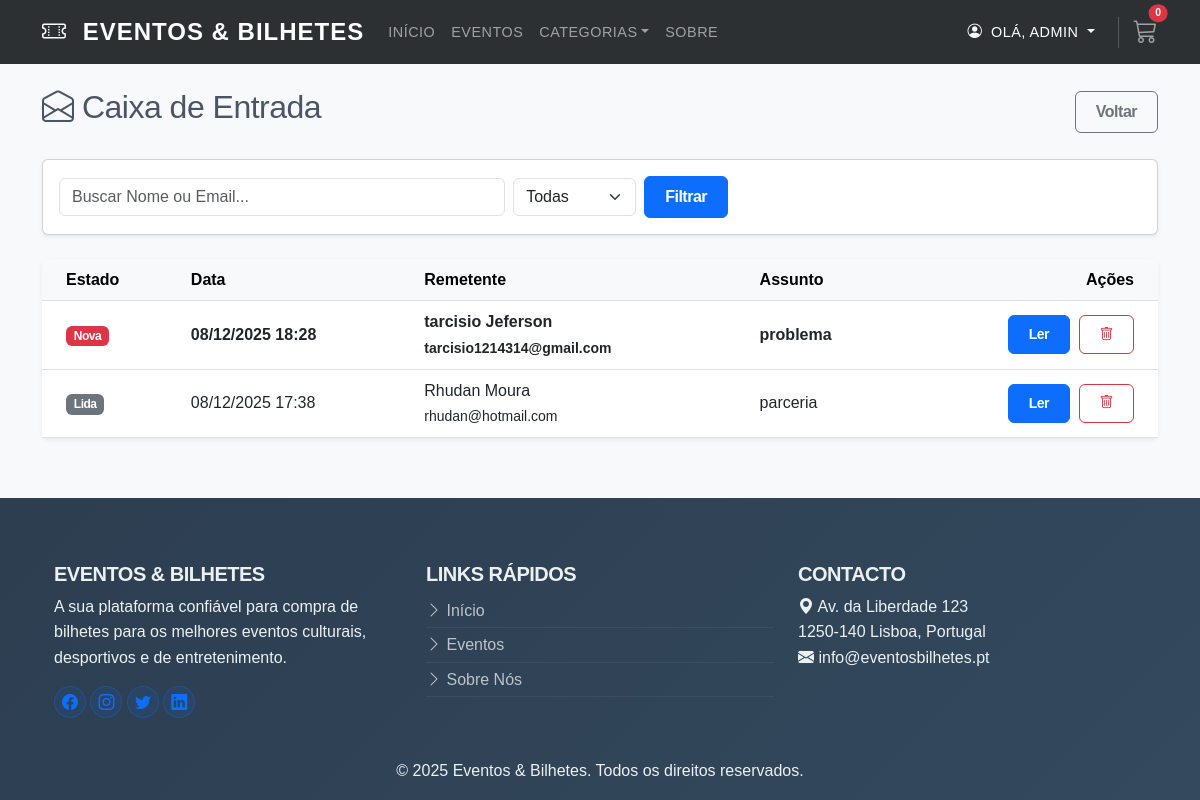
Page /admin/messages.php (signed in) on the committed database.
### tables this page shows
CREATE TABLE `contact_messages` (
  `id` int(11) NOT NULL,
  `name` varchar(255) NOT NULL,
  `email` varchar(255) NOT NULL,
  `phone` varchar(50) DEFAULT NULL,
  `subject` varchar(100) NOT NULL,
  `message` text NOT NULL,
  `is_read` tinyint(1) DEFAULT 0,
  `created_at` datetime DEFAULT current_timestamp()
);

### admin/messages.php (the view, shortened to what this page needs)
<?php
$pdo = getDBConnection();
$filter_status = $_GET['status'] ?? 'all';
$search_query  = trim($_GET['q'] ?? '');
$sql = "SELECT * FROM contact_messages WHERE 1=1";
$params = [];
$sql .= " ORDER BY created_at DESC";
$stmt = $pdo->prepare($sql);
$stmt->execute($params);
$messages = $stmt->fetchAll();
?>
<!DOCTYPE html>
<html lang="pt-br">
<head>
    <link href="https://cdn.jsdelivr.net/npm/bootstrap@5.3.0/dist/css/bootstrap.min.css" rel="stylesheet">
    <link rel="stylesheet" href="https://cdn.jsdelivr.net/npm/bootstrap-icons@1.10.0/font/bootstrap-icons.css">
    <link rel="stylesheet" href="../index.css">
</head>
<body class="bg-light d-flex flex-column min-vh-100">
    <?php $root_path = '../'; include '../components/navbar.php'; ?>
    <div class="container mt-4 mb-5 flex-grow-1">
        <div class="d-flex justify-content-between align-items-center mb-4">
            <h1 class="h2"><i class="bi bi-envelope-open"></i> Caixa de Entrada</h1>
            <a href="dashboard.php" class="btn btn-outline-secondary">Voltar</a>
        </div>
        <div class="card shadow-sm mb-4">
            <div class="card-body py-3">
                <form method="GET" class="row g-2 align-items-center">
                    <div class="col-12 col-md-5">
                        <input type="text" name="q" class="form-control" placeholder="Buscar Nome ou Email..."
                            value="<?= htmlspecialchars($search_query) ?>">
                    </div>
                    <div class="col-6 col-md-auto">
                        <select name="status" class="form-select" onchange="this.form.submit()">
                            <option value="all" <?= $filter_status == 'all' ? 'selected' : '' ?>>Todas</option>
                        </select>
                    </div>
                    <div class="col-6 col-md-auto">
                        <button type="submit" class="btn btn-primary w-100">Filtrar</button>
                    </div>
                </form>
            </div>
        </div>
        <div class="card shadow-sm border-0">
            <div class="card-body p-0">
                <div class="table-responsive d-none d-md-block">
                    <table class="table table-hover mb-0 align-middle">
                        <thead class="table-light">
                            <tr>
                                <th class="ps-4">Estado</th>
                                <th>Data</th>
                                <th>Remetente</th>
                                <th>Assunto</th>
                                <th class="text-end pe-4">Ações</th>
                            </tr>
                        </thead>
                        <tbody>
                            <?php if (empty($messages)): ?>
                            <tr>
                                <td colspan="5" class="text-center py-5 text-muted">Nenhuma mensagem encontrada.</td>
                            </tr>
                            <?php else: ?>
                            <?php foreach ($messages as $msg):
                                    $rowClass = $msg['is_read'] == 0 ? 'fw-bold bg-white' : 'text-muted bg-light';
                                ?>
                            <tr class="<?= $rowClass ?>">
                                <td class="ps-4">
                                    <?php if ($msg['is_read'] == 0): ?>
                                    <span class="badge bg-danger">Nova</span>
                                    <?php else: ?>
                                    <span class="badge bg-secondary">Lida</span>
                                    <?php endif; ?>
                                </td>
                                <td><?= date('d/m/Y H:i', strtotime($msg['created_at'])) ?></td>
                                <td>
                                    <div><?= htmlspecialchars($msg['name']) ?></div>
                                    <small><?= htmlspecialchars($msg['email']) ?></small>
                                </td>
                                <td><?= htmlspecialchars($msg['subject']) ?></td>
                                <td class="text-end pe-4">
                                    <button class="btn btn-sm btn-primary me-1" data-bs-toggle="modal"
                                        data-bs-target="#msgModal<?= $msg['id'] ?>">Ler</button>
                                    <button type="button" class="btn btn-sm btn-outline-danger"
                                        onclick="confirmDelete('form-del-<?= $msg['id'] ?>')"><i
                                            class="bi bi-trash"></i></button>
                                </td>
                            </tr>
                            <?php endforeach; ?>
                            <?php endif; ?>
                        </tbody>
                    </table>
                </div>
            </div>
        </div>
    </div>
    <?php include '../components/footer.php'; ?>
</body>
</html>

### index.css (style rules this page uses)
body { font-family: "Montserrat", sans-serif; line-height: 1.6; color: #4a5568; min-height: 100vh; display: flex; flex-direction: column; }
h1, h2, h3, h4, h5, h6, .navbar-brand, .btn, .card-title, .badge { font-family: "Montserrat", sans-serif; letter-spacing: -0.5px; font-weight: 700; }
.btn { padding: 8px 20px; border-radius: 6px; }

### rows in the picture
contact_messages: is_read "Nova", created_at "08/12/2025 18:28", name "tarcisio Jeferson", email "tarcisio1214314@gmail.com", subject "problema"
contact_messages: is_read "Lida", created_at "08/12/2025 17:38", name "Rhudan Moura", email "rhudan@hotmail.com", subject "parceria"

### other values in the picture
$_SESSION['user_name'] "ADMIN"
